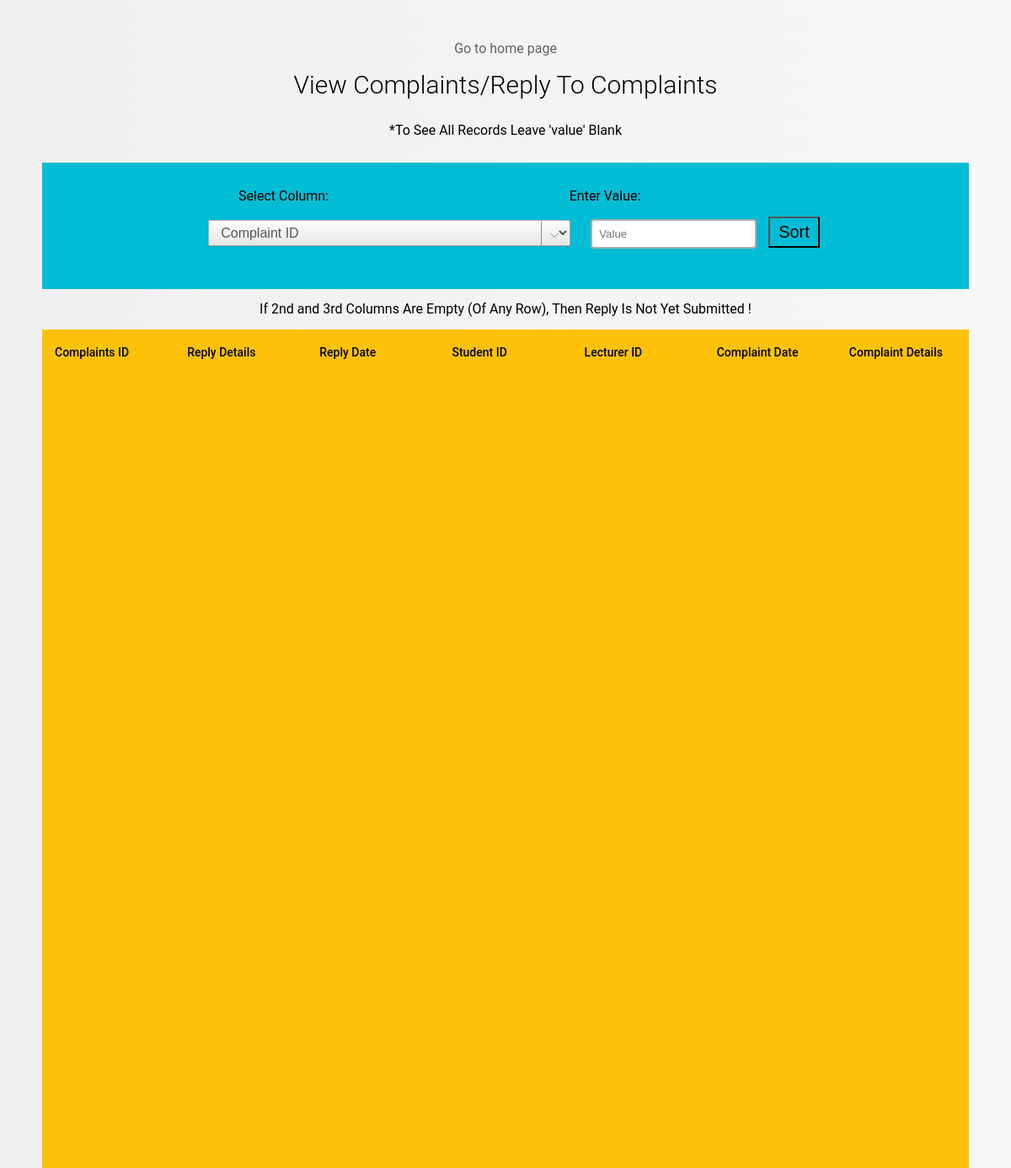
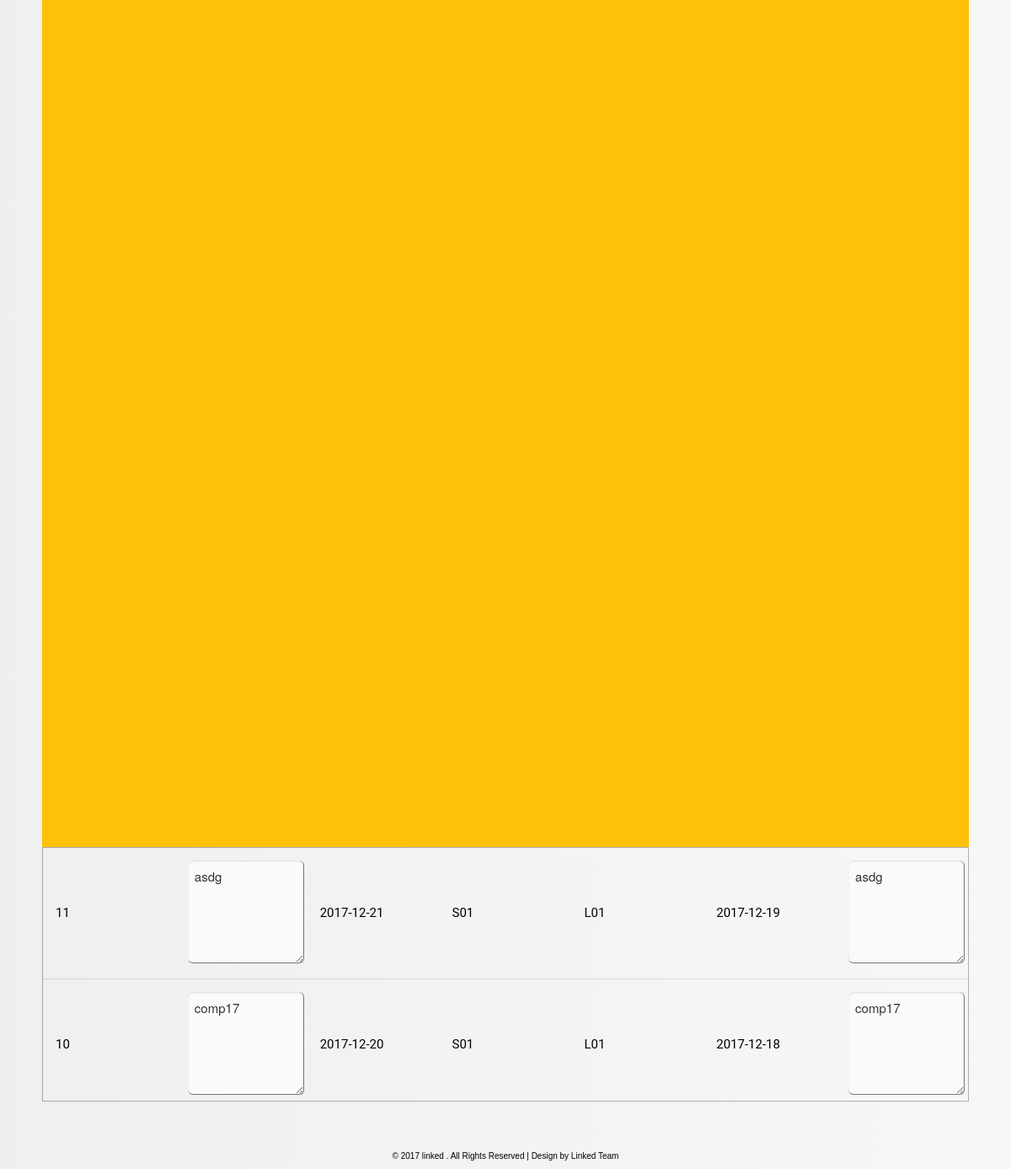
Page /disp/disp_r_comp.php (signed in) on the committed database (2 pictures, top to bottom).
### tables this page shows
CREATE TABLE IF NOT EXISTS `complaints` (
  `cid` int(11) NOT NULL AUTO_INCREMENT,
  `sid` varchar(10) NOT NULL,
  `lid` varchar(10) NOT NULL,
  `date` date NOT NULL,
  `details` varchar(100) NOT NULL,
  `r_flag` varchar(1) NOT NULL,
  PRIMARY KEY (`cid`)
);

CREATE TABLE IF NOT EXISTS `r_complaints` (
  `cid` int(11) NOT NULL AUTO_INCREMENT,
  `r_details` varchar(100) NOT NULL,
  `r_date` date NOT NULL,
  PRIMARY KEY (`cid`),
  UNIQUE KEY `cid` (`cid`)
);

### disp/disp_r_comp.php (the view, shortened to what this page needs)
<!DOCTYPE html>
<html>
<head>
  <link rel="stylesheet" href="disp/css/reset.min.css">
      <link rel="stylesheet" href="disp/css/style.css">
      <link rel="stylesheet" href="disp/css/style1.css">
       <link rel="stylesheet" type="text/css" href="disp/css/text_area_style.css">
</head>
<body>
  <section>
  <center><a href="../index.php" class="nav-item">Go to home page</a></center>
<?php
require('../p/linked_conn.php');
  if (isset($_SESSION['utype'])) {
    if($_SESSION['utype'] == 'lecturer' || $_SESSION['utype'] == 'parent'){
      echo "<h1 style='padding-top:20px;'>View Complaints/Reply To Complaints</h1><br> <center><i>*To See All Records Leave 'value' Blank</i></center>";
    }else{
      die("<h1>Admin and students not allowed, Please login as Faculty or Parents !!</h1>");
    }
  }else{
      die("<h1>Please login !!</h1>");
  }
if ($_SESSION['utype'] == 'parent') {
  $col = mysqli_real_escape_string($conn, @$_POST['col']);
  $value = mysqli_real_escape_string($conn, @$_POST['value']);
  echo "<div class='sort'>
    <div class='container'>
    <form action='disp_r_comp.php'method='POST'>
    <h4 style='padding-right:21%;'>Select Column: &nbsp; &nbsp; &nbsp; &nbsp; &nbsp; &nbsp; &nbsp; &nbsp; &nbsp; &nbsp; &nbsp; &nbsp; &nbsp; &nbsp; &nbsp; &nbsp; &nbsp; &nbsp; &nbsp; &nbsp; &nbsp; &nbsp; &nbsp; &nbsp; &nbsp; &nbsp; &nbsp;&nbsp;&nbsp;&nbsp; &nbsp; &nbsp; &nbsp; &nbsp; &nbsp; &nbsp; &nbsp; Enter Value: </h4>
    <select name='col' id='soflow'>
      <option value='cid'>Complaint ID</option>
      <option value='date'>Date (Descanding)(No Need To Enter Value)</option>
      <option value='r_date'>Reply Date (Descanding)(No Need To Enter Value) &nbsp;&nbsp;&nbsp;&nbsp;&nbsp;</option>
    </select>
    <input name='value' type='text' placeholder='Value'></input>
    <button type='submit' class='btn ripple'>Sort</button>
    </form></div></div><br><center><h5>If 2nd and 3rd Columns Are Empty (Of Any Row), Then Reply Is Not Yet Submitted !</h5></center><br>
             <div class='tbl-header'>
              <table style='height:2000px;' cellpadding='0' cellspacing='0' border='0'>
                <thead>
                   <tr>
                     <th>Complaints ID</th><th>Reply Details</th><th>Reply Date</th><th>Student ID</th><th>Lecturer ID</th><th>Complaint Date</th><th>Complaint Details</th>
                  </tr>
                 </thead>
              </table>
            </div>
            <div class='tbl-content'>
              <table cellpadding='0' cellspacing='0' border='0'>
                <tbody>";
  if(!empty($col)){
    if($col == 'cid'){
      if(empty($value)){
        $query9 = "select * from complaints inner join r_complaints on complaints.cid = r_complaints.cid where sid = '$_SESSION[p_sid]' order by complaints.cid ASC, r_date DESC";
      }else{
        $query9 = "select * from complaints inner join r_complaints on complaints.cid = r_complaints.cid where sid = '$_SESSION[p_sid]' AND complaints.cid = '$value' order by complaints.cid, r_date DESC";
      }
    }else if($col == 'date'){
      if($value == 'asc' || $value == 'ASC'){
        $query9="select * from complaints inner join r_complaints on complaints.cid = r_complaints.cid where sid = '$_SESSION[p_sid]' ORDER BY date ASC";
      }else{
        $query9="select * from complaints inner join r_complaints on complaints.cid = r_complaints.cid where sid = '$_SESSION[p_sid]'  ORDER BY date DESC";
      }
    }else if($col == 'r_date'){
      if($value == 'asc' || $value == 'ASC'){
        $query9="select * from complaints inner join r_complaints on complaints.cid = r_complaints.cid where sid = '$_SESSION[p_sid]' ORDER BY r_date ASC";
      }else{
        $query9="select * from complaints inner join r_complaints on complaints.cid = r_complaints.cid where sid = '$_SESSION[p_sid]' ORDER BY r_date DESC";
      }
    }
  }else{
     $query9="select * from complaints inner join r_complaints on complaints.cid = r_complaints.cid where sid = '$_SESSION[p_sid]' ORDER BY r_date DESC";
  }
  if($res = $conn->query($query9)){
    while($data2 = $res->fetch_assoc()){
        echo "<tr><td>".$data2['cid']."</td><td><textarea readonly cols='23' rows='5'>".$data2['details']."</textarea></td><td>".$data2['r_date']."</td><td>".$data2['sid']."</td><td>".$data2['lid']."</td><td>".$data2['date']."</td><td><textarea readonly cols='23' rows='5'>".$data2['details']."</textarea></td></tr>";
    }
    echo "</table>";
  }else{
        echo "Query Failed ! -- MySql Error -> ".mysqli_error($conn);
  }
}
?>
  </div>
</section>
<body>
<div class="made-with-love">
 <p> &copy; 2017 linked . All Rights Reserved | Design by Linked Team</a></p>
</div>
</body>
</html>

### disp/disp/css/style.css (style rules this page uses)
h1 { font-size: 30px; color: #000; text-transform: initial; font-weight: 300; text-align: center; margin-bottom: 15px; }
table { width:100%; table-layout: fixed; }
.tbl-header { background-color: rgba(255,255,100,0.5); }
.tbl-content { height:300px; overflow-x:auto; margin-top: 0px; border: 1px solid rgba(000,000,000,0.3); }
th { padding: 20px 15px; text-align: left; font-weight: 500; font-size: 14px; color: #000; background-color: #ffc107; text-transform: initial; }
td { padding: 15px; text-align: left; vertical-align:middle; font-weight: 400; font-size: 15px; color: #000; border-bottom: solid 1px rgba(111,111,111,0.2); }
body { background: -webkit-linear-gradient(left, #25c481, #25b7c4); background: linear-gradient(to left, #f7f7f7, #efefef); font-family: 'Roboto', sans-serif; }
section { margin: 50px; }
.made-with-love { margin-top: 40px; padding: 10px; clear: left; text-align: center; font-size: 10px; font-family: arial; color: #000; }

### disp/disp/css/style1.css (style rules this page uses)
.container { background: #00bcd4; height: 150px; display: flex; justify-content: center; align-items: center; }
.btn { background-color: #00bcd4; color: #000; font-size: 20px; padding:5px 10px; margin-left:10px; }
.ripple { position: relative; overflow: hidden; transform: translate3d(0, 0, 0); }
.ripple:after { content: ""; display: block; position: absolute; width: 100%; height: 100%; top: 0; left: 0; pointer-events: none; background-image: radial-gradient(circle, #fff 10%, transparent 10.01%); background-repeat: no-repeat; background-position: 50%; transform: scale(10, 10); opacity: 0; transition: transform .5s, opacity 1s; }
select#soflow, select#soflow-color { -webkit-appearance: button; -webkit-border-radius: 2px; -webkit-box-shadow: 0px 1px 3px rgba(0, 0, 0, 0.1); -webkit-padding-end: 20px; -webkit-padding-start: 2px; -webkit-user-select: none; background-image: url(../imgs/15xvbd5.png), -webkit-linear-gradient(#FAFAFA, #F4F4F4 40%, #E5E5E5); background-position: 97% center; background-repeat: no-repeat; border: 1px solid #AAA; color: #555; font-size: inherit; margin: 20px; overflow: hidden; padding: 5px 10px; text-overflow: ellipsis; white-space: nowrap; width: auto; }
input[type=text] { width:auto; border:2px solid #aaa; border-radius:4px; margin:10px 0; outline:none; padding:8px; box-sizing:border-box; transition:.3s; }
a.nav-item { text-decoration: none; }
.nav-item { color: #000000; opacity: 0.6; position: relative; -webkit-transition: opacity 0.2s ease-in-out 0s; -moz-transition: opacity 0.2s ease-in-out 0s; transition: opacity 0.2s ease-in-out 0s; }
.nav-item:before { content: ""; position: absolute; bottom: -2px; width: 100%; height: 2px; z-index: 10; background-color: #aca; -webkit-transform: scaleX(0); -moz-transform: scaleX(0); transform: scaleX(0); -webkit-transition: all 0.2s ease-in-out 0s; -moz-transition: all 0.2s ease-in-out 0s; transition: all 0.2s ease-in-out 0s; }

### disp/disp/css/text_area_style.css (style rules this page uses)
textarea { height: auto; width: auto; -moz-border-bottom-colors: none; -moz-border-left-colors: none; -moz-border-right-colors: none; -moz-border-top-colors: none; background: none repeat scroll 0 0 #fafafa; border-color: -moz-use-text-color #FFFFFF #FFFFFF -moz-use-text-color; border-image: none; border-radius: 6px 6px 6px 6px; border-style: none solid solid none; border-width: medium 1px 1px medium; box-shadow: 0 1px 2px rgba(0, 0, 0, 0.12) inset; color: #333333; font-family: "Helvetica Neue",Helvetica,Arial,sans-serif; font-size: 1em; line-height: 1.4em; padding: 5px 8px; transition: background-color 0.2s ease 0s; }

### disp/disp_r_comp.php (style rules this page uses)
.sort { vertical-align: center;text-align: center; margin-top: 30px; }
input { margin: 20px; padding: 5px; }
textarea { width:100%; padding:8px; padding-right: 2px; }

### rows in the picture
complaints: r_complaints.cid "11", details "asdg", r_complaints.r_date "2017-12-21", sid "S01", lid "L01", date "2017-12-19"
complaints: r_complaints.cid "10", details "comp17", r_complaints.r_date "2017-12-20", sid "S01", lid "L01", date "2017-12-18"
